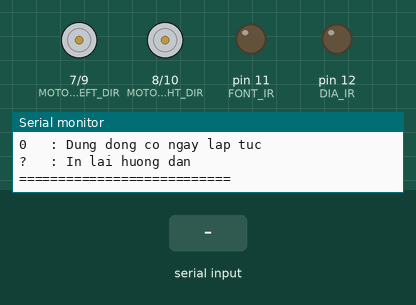
Simulated run of this sketch. Board: Arduino Uno, built with avr-gcc and run on an emulated ATmega328P. Parts: direction and speed pins drawn as motors (green arrow = direction pin HIGH = forward, orange = LOW = backward, longer = more drive), output pins drawn as LEDs (lit = HIGH), the last lines printed to the serial monitor. Inputs (shaded band) come from the test bench.

Above: at 2.3 s.
2.4 s: "S\n" received over Serial
At 2.7 s:
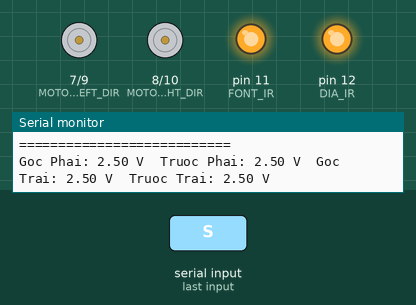
3.9 s: "H\n" received over Serial
At 4.7 s:
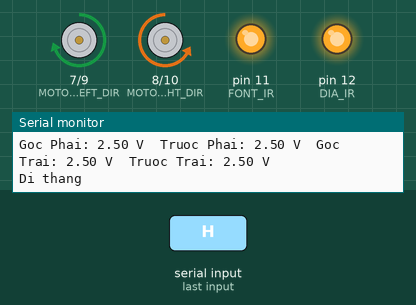
5.4 s: "B\n" received over Serial
At 5.9 s:
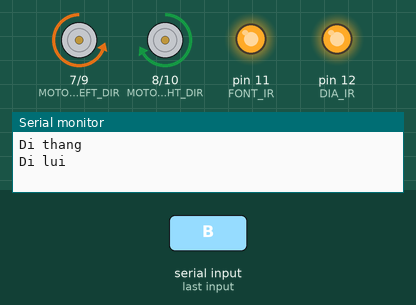
6.9 s: "L\n" received over Serial
At 7.05 s:
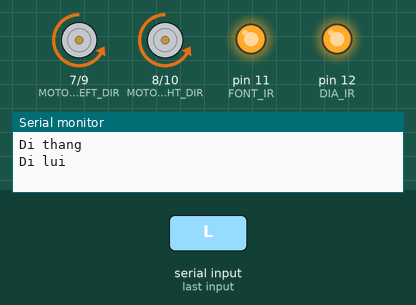
8.7 s: "R\n" received over Serial
At 8.85 s:
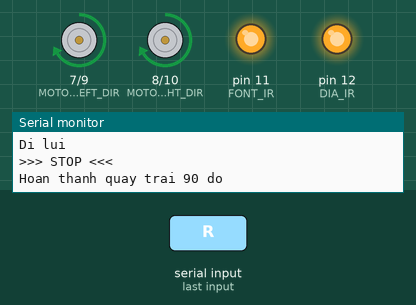
Timing chart, 0 to 11.5 s (numbered marks = the images above; inputs shaded):
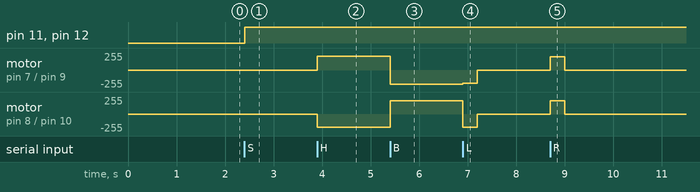

Measured:
- after the input at 2.4 s, pin 11 (FONT_IR), pin 12 (DIA_IR): LOW → HIGH at once
- after the input at 3.9 s, motor on pin 7 (MOTOR_LEFT_DIR) / pin 9 (MOTOR_LEFT_PWM): stopped → forward 210/255 at once; motor on pin 8 (MOTOR_RIGHT_DIR) / pin 10 (MOTOR_RIGHT_PWM): stopped → backward 200/255 at once
- after the input at 5.4 s, motor on pin 7 (MOTOR_LEFT_DIR) / pin 9 (MOTOR_LEFT_PWM): forward 210/255 → backward 210/255 at once; motor on pin 8 (MOTOR_RIGHT_DIR) / pin 10 (MOTOR_RIGHT_PWM): backward 200/255 → forward 200/255 at once
- after the input at 6.9 s, motor on pin 7 (MOTOR_LEFT_DIR) / pin 9 (MOTOR_LEFT_PWM): backward 210/255 → backward 200/255 at once, → stopped 0.30 s later; motor on pin 8 (MOTOR_RIGHT_DIR) / pin 10 (MOTOR_RIGHT_PWM): forward 200/255 → backward 200/255 at once, → stopped 0.30 s later
- after the input at 8.7 s, motor on pin 7 (MOTOR_LEFT_DIR) / pin 9 (MOTOR_LEFT_PWM), motor on pin 8 (MOTOR_RIGHT_DIR) / pin 10 (MOTOR_RIGHT_PWM): stopped → forward 200/255 at once, → stopped 0.30 s later

The sketch:

BM2.0.ino
```cpp
#include <Arduino.h>

// ==== Cấu hình chân động cơ ====
const uint8_t MOTOR_LEFT_DIR = 7;
const uint8_t MOTOR_RIGHT_DIR = 8;
const uint8_t MOTOR_LEFT_PWM = 9;
const uint8_t MOTOR_RIGHT_PWM = 10;

// ==== Cấu hình chân cảm biến IR ====
#define FONT_IR 11
#define DIA_IR 12
#define GOC_PHAI A0
#define TRUOC_PHAI A1
#define GOC_TRAI A2
#define TRUOC_TRAI A3

// ==== Tham số điều khiển ====
#define NO_OBJECT_THRESHOLD 50
const unsigned long TURN_TIME_90_DEGREES = 295;

// ==== Hàm khởi động ====
void setup() {
  // IR
  pinMode(FONT_IR, OUTPUT);
  pinMode(DIA_IR, OUTPUT);
  pinMode(GOC_PHAI, INPUT);
  pinMode(GOC_TRAI, INPUT);
  pinMode(TRUOC_PHAI, INPUT);
  pinMode(TRUOC_TRAI, INPUT);

  // Motor
  pinMode(MOTOR_LEFT_DIR, OUTPUT);
  pinMode(MOTOR_RIGHT_DIR, OUTPUT);
  pinMode(MOTOR_LEFT_PWM, OUTPUT);
  pinMode(MOTOR_RIGHT_PWM, OUTPUT);

  Serial.begin(9600);
  delay(1000);

  printHelp();
}

// ==== Hàm in hướng dẫn ====
void printHelp() {
  Serial.println("===== DANH SACH LENH =====");
  Serial.println("S   : Doc cam bien hong ngoai");
  Serial.println("H   : Di thang");
  Serial.println("B   : Di lui");
  Serial.println("L : Quay trai 90 do");
  Serial.println("R : Quay phai 90 do");
  Serial.println("0   : Dung dong co ngay lap tuc");
  Serial.println("?   : In lai huong dan");
  Serial.println("===========================");
}

// ==== Hàm hỗ trợ ====
float convertToVoltage(int sensorValue) {
  return (sensorValue / 1023.0) * 5.0;
}

void checkAndPrintSensor(int value, const char* pos) {
  if (value < NO_OBJECT_THRESHOLD) {
    Serial.print(pos);
    Serial.print(": No object\t");
  } else {
    float v = convertToVoltage(value);
    Serial.print(pos);
    Serial.print(": ");
    Serial.print(v);
    Serial.print(" V\t");
  }
}

void stopMotors() {
  analogWrite(MOTOR_LEFT_PWM, 0);
  analogWrite(MOTOR_RIGHT_PWM, 0);
  Serial.println(">>> STOP <<<");
}

// ==== Các hành động ====
void readSensors() {
  digitalWrite(FONT_IR, HIGH);
  digitalWrite(DIA_IR, HIGH);

  checkAndPrintSensor(analogRead(GOC_PHAI), "Goc Phai");
  checkAndPrintSensor(analogRead(TRUOC_PHAI), "Truoc Phai");
  checkAndPrintSensor(analogRead(GOC_TRAI), "Goc Trai");
  checkAndPrintSensor(analogRead(TRUOC_TRAI), "Truoc Trai");
  Serial.println();
}

void goStraight() {
  digitalWrite(MOTOR_LEFT_DIR, HIGH);
  analogWrite(MOTOR_LEFT_PWM, 210);
  digitalWrite(MOTOR_RIGHT_DIR, LOW);
  analogWrite(MOTOR_RIGHT_PWM, 200);
  Serial.println("Di thang");
}

void goBackward() {
  digitalWrite(MOTOR_LEFT_DIR, LOW);
  analogWrite(MOTOR_LEFT_PWM, 210);
  digitalWrite(MOTOR_RIGHT_DIR, HIGH);
  analogWrite(MOTOR_RIGHT_PWM, 200);
  Serial.println("Di lui");
}

void turnLeft90() {
  digitalWrite(MOTOR_LEFT_DIR, LOW);
  analogWrite(MOTOR_LEFT_PWM, 200);
  digitalWrite(MOTOR_RIGHT_DIR, LOW);
  analogWrite(MOTOR_RIGHT_PWM, 200);
  delay(TURN_TIME_90_DEGREES);
  stopMotors();
  Serial.println("Hoan thanh quay trai 90 do");
}

void turnRight90() {
  digitalWrite(MOTOR_LEFT_DIR, HIGH);
  analogWrite(MOTOR_LEFT_PWM, 200);
  digitalWrite(MOTOR_RIGHT_DIR, HIGH);
  analogWrite(MOTOR_RIGHT_PWM, 200);
  delay(TURN_TIME_90_DEGREES);
  stopMotors();
  Serial.println("Hoan thanh quay phai 90 do");
}

void spinLeft() {
  digitalWrite(MOTOR_LEFT_DIR, HIGH);
  analogWrite(MOTOR_LEFT_PWM, 210);
  digitalWrite(MOTOR_RIGHT_DIR, HIGH);
  analogWrite(MOTOR_RIGHT_PWM, 200);
  Serial.println("Spin Left");
}

void spinRight() {
  digitalWrite(MOTOR_LEFT_DIR, LOW);
  analogWrite(MOTOR_LEFT_PWM, 210);
  digitalWrite(MOTOR_RIGHT_DIR, LOW);
  analogWrite(MOTOR_RIGHT_PWM, 200);
  Serial.println("Spin Right");
}

// ==== Vòng lặp chính ====
void loop() {
  if (Serial.available()) {
    String cmd = Serial.readStringUntil('\n');
    cmd.trim();

    if (cmd == "S") {
      readSensors();
    } else if (cmd == "H") {
      goStraight();
    } else if (cmd == "B") {
      goBackward();
    } else if (cmd == "L") {
      turnLeft90();
    } else if (cmd == "R") {
      turnRight90();
    } else if (cmd == "0") {
      stopMotors();
    } else if (cmd == "?") {
      printHelp();
    } else {
      Serial.println("Lenh khong hop le. Goi '?' de xem huong dan.");
    }
  }
}
```
